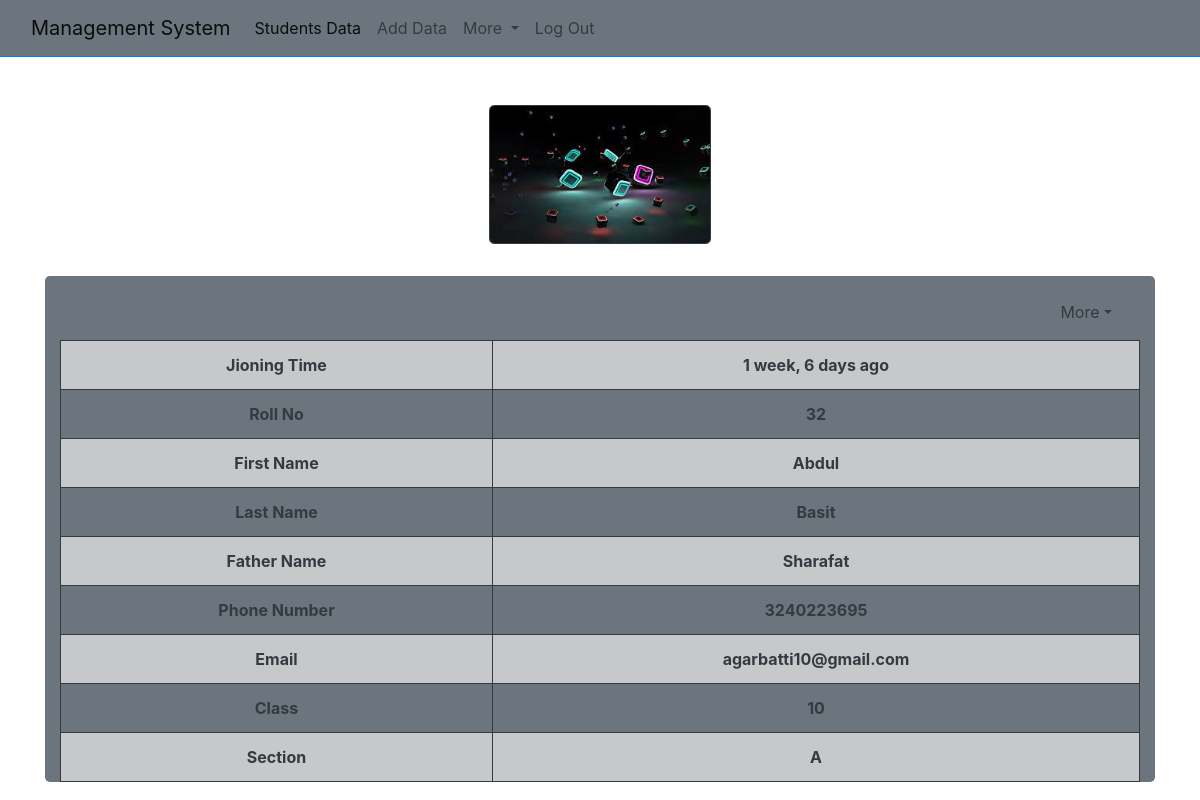
Screenshot of /student/32 (signed in) with the database file from the repository.
### mgsystem/models.py (models this page shows, shortened)
class Mgdata(models.Model):
	sno = models.AutoField(primary_key=True)
	img = models.ImageField(upload_to="studentsimg")
	fname = models.CharField(max_length=50)
	lname = models.CharField(max_length=50)
	father = models.CharField(max_length=50)
	phone = models.BigIntegerField()
	email = models.EmailField(max_length=100)
	stuclass = models.IntegerField()
	section=models.CharField(max_length=3 , default="A" )
	jiontime = models.DateTimeField(auto_now_add=True)
	isdelete = models.BooleanField(default=False)
	user = models.ForeignKey(User,on_delete=models.CASCADE)

### mgsystem/views.py (the view)
# urls.py: path('student/<int:sno>', views.student ,name='student'),
def student(request,sno):
	user=request.user
	if user.is_authenticated:
		data=Mgdata.objects.filter(user=user,sno=sno).exclude(isdelete=True)
		dic={'data':data}
		return render(request,'data.html',dic)
	else:
		return redirect('index')

### templates/data.html (shortened to what this page needs)
{% extends 'base.html' %} {% block title %} Data {% endblock title %} {% block dataactive %} active {% endblock dataactive %} {% block body %} {% load humanize %} {% if user.is_authenticated %}
<div class="container text-center">
    {% for d in data %}
    <img style="width: 20%;height: 20%;" class=" mt-5 mb-3 rounded-3 w-30 pr-0 border border-dark" src="{{d.img.url}}" alt=""></img>
    <div class="container bg-secondary text-dark my-3 pt-4 rounded-3">
        <div class=" bg-secondary text-center text-dark">
            <table class="table my-3 border r borderdark  container">
                <li style="list-style-type: none; margin-left: 90%;" class="nav-item dropdown d-inline  my-5">
                    <a class="nav-link dropdown-toggle text-dark d-inline " href="#" id="offcanvasNavbarDropdown" role="button" data-bs-toggle="dropdown" aria-expanded="false">More</a>
                </li>
                <tr class="table-dark">
                    <td class="border  border-dark text-dark"><strong>Jioning Time</strong></td>
                    <td class="border border-dark text-dark"><strong>{{d.jiontime|naturaltime}}</strong></td>
                </tr>
                <tr class="table-dark mt-3">
                    <td class="border bg-secondary border-dark text-dark"><strong>Roll No</strong></th>
                        <td class="border bg-secondary border-dark text-dark"><strong>{{d.sno}}</strong></td>
                </tr>
                <tr class="table-dark">
                    <td class="border  border-dark text-dark"><strong>First Name</strong></td>
                    <td class="border  border-dark text-dark"><strong>{{d.fname|title}}</strong></td>
                </tr>
                <tr class="table-dark">
                    <td class="border bg-secondary border-dark text-dark"><strong>Last Name</strong></td>
                    <td class="border bg-secondary border-dark text-dark"><strong>{{d.lname|title}}</strong></td>
                </tr>
                <tr class="table-dark">
                    <td class="border  border-dark text-dark"><strong>Father Name</strong></td>
                    <td class="border border-dark text-dark"><strong>{{d.father|title}}</strong></td>
                </tr>
                <tr class="table-dark">
                    <td class="border border-dark bg-secondary text-dark"><strong>Phone Number</strong></td>
                    <td class="border border-dark bg-secondary text-dark"><strong>{{d.phone|title}}</strong></td>
                </tr>
                <tr class="table-dark">
                    <td class="border border-dark text-dark"><strong>Email</strong></td>
                    <td class="border  border-dark text-dark"><strong>{{d.email}}</strong></td>
                </tr>
                <tr class="table-dark">
                    <td class="border bg-secondary border-dark text-dark"><strong>Class</strong></td>
                    <td class="border bg-secondary border-dark text-dark"><strong>{{d.stuclass|title}}</strong></td>
                </tr>
                <tr class="table-dark mb-4">
                    <td class="border  border-dark text-dark"><strong>Section</strong></td>
                    <td class="border border-dark text-dark"><strong>{{d.section|title}}</strong></td>
                </tr>
            </table>
        </div>
    </div>
    {% endfor %}
</div> {% endif %} {% endblock body %}

### templates/data.html (style rules this page uses)
.r { border-radius: 2rem; }

### rows the page displays
Mgdata: img (picture), jiontime "1 week, 6 days ago", sno "32", fname "Abdul", lname "Basit", father "Sharafat", phone "3240223695", email "agarbatti10@gmail.com", stuclass "10", section "A"
